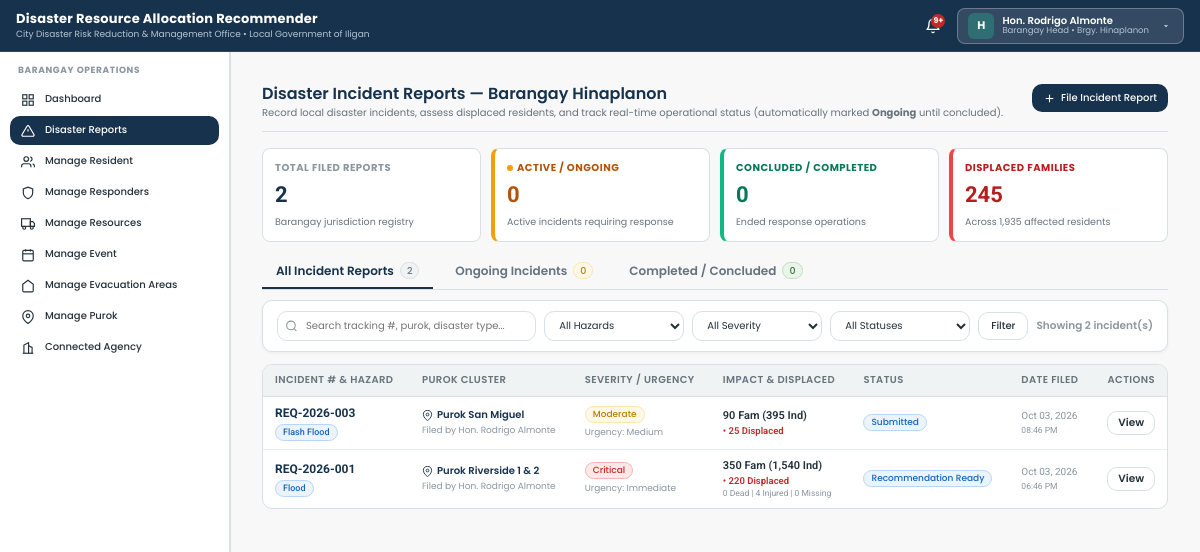
Screenshot of /views/barangay/disaster-reports.php (signed in) with the database file from the repository.
### tables this page shows
CREATE TABLE `barangays` (
  `id` int(11) NOT NULL AUTO_INCREMENT,
  `name` varchar(100) NOT NULL,
  `city` varchar(100) DEFAULT 'Iligan City',
  `status` enum('active','archived') NOT NULL DEFAULT 'active',
  `contact_person` varchar(100) DEFAULT NULL,
  `contact_number` varchar(30) DEFAULT NULL,
  `population` int(11) DEFAULT NULL,
  `total_households` int(11) DEFAULT NULL,
  `risk_level` enum('Low','Moderate','High','Critical') DEFAULT NULL,
  `area_radius` int(11) DEFAULT NULL COMMENT 'Geographic coverage and hazard radius of the area in meters',
  `coordinates_lat` decimal(10,6) NOT NULL,
  `coordinates_lng` decimal(10,6) NOT NULL,
  `created_at` datetime DEFAULT current_timestamp(),
  PRIMARY KEY (`id`),
  UNIQUE KEY `name` (`name`)
);

CREATE TABLE `disaster_requests` (
  `id` int(11) NOT NULL AUTO_INCREMENT,
  `tracking_code` varchar(50) NOT NULL,
  `barangay_id` int(11) NOT NULL,
  `purok_name` varchar(100) NOT NULL,
  `disaster_type` enum('Flood','Typhoon','Landslide','Earthquake','Fire','Storm Surge','Flash Flood') NOT NULL,
  `severity` enum('Low','Moderate','High','Critical') NOT NULL,
  `urgency` enum('Immediate','High','Medium','Low') NOT NULL,
  `affected_families` int(11) NOT NULL DEFAULT 0,
  `affected_individuals` int(11) NOT NULL DEFAULT 0,
  `displaced_families` int(11) NOT NULL DEFAULT 0,
  `casualties_count` int(11) NOT NULL DEFAULT 0,
  `injuries_count` int(11) NOT NULL DEFAULT 0,
  `missing_count` int(11) NOT NULL DEFAULT 0,
  `requested_assistance` text NOT NULL,
  `situation_overview` text DEFAULT NULL,
  `resolution_notes` text DEFAULT NULL,
  `status` enum('Submitted','Ongoing','Under Review','Recommendation Ready','Approved','Allocated','Dispatched','Completed','Rejected') NOT NULL DEFAULT 'Ongoing',
  `submitted_by` int(11) NOT NULL,
  `created_at` datetime DEFAULT current_timestamp(),
  `updated_at` datetime DEFAULT current_timestamp() ON UPDATE current_timestamp(),
  `completed_at` datetime DEFAULT NULL,
  PRIMARY KEY (`id`),
  UNIQUE KEY `tracking_code` (`tracking_code`),
  KEY `barangay_id` (`barangay_id`),
  KEY `submitted_by` (`submitted_by`),
  CONSTRAINT `disaster_requests_ibfk_1` FOREIGN KEY (`barangay_id`) REFERENCES `barangays` (`id`) ON DELETE CASCADE,
  CONSTRAINT `disaster_requests_ibfk_2` FOREIGN KEY (`submitted_by`) REFERENCES `users` (`id`) ON DELETE CASCADE
);

CREATE TABLE `users` (
  `id` int(11) NOT NULL AUTO_INCREMENT,
  `username` varchar(50) NOT NULL,
  `password` varchar(255) NOT NULL,
  `first_name` varchar(50) DEFAULT NULL,
  `last_name` varchar(50) DEFAULT NULL,
  `full_name` varchar(100) NOT NULL,
  `email` varchar(100) NOT NULL,
  `phone` varchar(20) NOT NULL,
  `gender` enum('Male','Female','Other') DEFAULT 'Male',
  `age` int(11) DEFAULT NULL,
  `image` varchar(255) DEFAULT NULL,
  `role` enum('icdrrmo','barangay_head','responder','resident') NOT NULL,
  `availability` enum('Available','On Duty','Responding','Standby','Off Duty') NOT NULL DEFAULT 'Available',
  `barangay_id` int(11) DEFAULT NULL,
  `purok` varchar(100) DEFAULT NULL,
  `status` enum('active','inactive','pending','archived') DEFAULT 'active',
  `created_at` datetime DEFAULT current_timestamp(),
  `last_login` datetime DEFAULT NULL,
  PRIMARY KEY (`id`),
  UNIQUE KEY `username` (`username`),
  UNIQUE KEY `email` (`email`),
  KEY `barangay_id` (`barangay_id`),
  CONSTRAINT `users_ibfk_1` FOREIGN KEY (`barangay_id`) REFERENCES `barangays` (`id`) ON DELETE SET NULL
);

### views/barangay/disaster-reports.php (the view, shortened to what the rows shown need)
<?php
require_once __DIR__ . '/../../backend/services/Auth.php';
require_once __DIR__ . '/../../backend/services/Helpers.php';
$user = getCurrentUser();
$barangayId = (int)$user['barangay_id'];
$db = getDBConnection();
$bStmt = $db->prepare("SELECT * FROM barangays WHERE id = ?");
$bStmt->execute([$barangayId]);
$barangay = $bStmt->fetch(PDO::FETCH_ASSOC);
$sql = "
    SELECT dr.*, b.name AS barangay_name, u.full_name AS submitted_by_name,
           r.id AS recommendation_id, r.status AS recommendation_status, r.confidence_score
    FROM disaster_requests dr
    JOIN barangays b ON dr.barangay_id = b.id
    LEFT JOIN users u ON dr.submitted_by = u.id
    LEFT JOIN recommendations r ON dr.id = r.disaster_request_id
    WHERE dr.barangay_id = ?
";
$params = [$barangayId];
$sql .= " ORDER BY FIELD(dr.status, 'Ongoing', 'Submitted', 'Recommendation Ready', 'Approved', 'Allocated', 'Dispatched', 'Completed', 'Rejected'), dr.created_at DESC";
$stmt = $db->prepare($sql);
$stmt->execute($params);
$requests = $stmt->fetchAll(PDO::FETCH_ASSOC);
require_once __DIR__ . '/../layouts/header.php';
?>
<main class="main-content">
  <div class="page-header">
    <div class="page-header-title-wrap">
      <h1>Disaster Incident Reports — Barangay <?= clean($barangay['name']) ?></h1>
      <p class="page-header-desc">
        Record local disaster incidents, assess displaced residents, and track real-time operational status (automatically marked <strong>Ongoing</strong> until concluded).
      </p>
    </div>
  </div>
  <div class="table-responsive">
    <table class="data-table">
      <thead>
        <tr>
          <th>Incident # & Hazard</th>
          <th>Purok Cluster</th>
          <th>Severity / Urgency</th>
          <th>Impact & Displaced</th>
          <th>Status</th>
          <th>Date Filed</th>
          <th style="text-align:right;">Actions</th>
        </tr>
      </thead>
      <tbody>
        <?php if (empty($requests)): ?>
          <tr>
            <td colspan="7" style="text-align:center;padding:36px;color:var(--color-text-muted);">
              <svg width="32" height="32" viewBox="0 0 24 24" fill="none" stroke="currentColor" stroke-width="1.5" style="margin:0 auto 8px;display:block;opacity:0.6;"><path d="M10.29 3.86L1.82 18a2 2 0 0 0 1.71 3h16.94a2 2 0 0 0 1.71-3L13.71 3.86a2 2 0 0 0-3.42 0z"></path></svg>
              No disaster reports found for the selected criteria in Barangay <?= clean($barangay['name']) ?>.
            </td>
          </tr>
        <?php else: ?>
          <?php foreach ($requests as $r): ?>
            <tr>
              <td style="font-family:var(--font-secondary);">
                <div style="font-weight:700;color:var(--color-primary);font-size:12px;">
                  <?= clean($r['tracking_code']) ?>
                </div>
                <div style="display:inline-flex;align-items:center;gap:4px;margin-top:2px;">
                  <span class="badge badge-info" style="font-size:9px;"><?= clean($r['disaster_type']) ?></span>
                </div>
              </td>
              <td>
                <div style="font-weight:600;color:var(--color-primary);display:flex;align-items:center;gap:4px;">
                  <svg width="11" height="11" viewBox="0 0 24 24" fill="none" stroke="currentColor" stroke-width="2"><path d="M21 10c0 7-9 13-9 13s-9-6-9-13a9 9 0 0 1 18 0z"></path><circle cx="12" cy="10" r="3"></circle></svg>
                  <?= clean($r['purok_name']) ?>
                </div>
                <div style="font-size:9px;color:var(--color-text-muted);margin-top:1px;">
                  Filed by <?= clean($r['submitted_by_name'] ?? 'Barangay Head') ?>
                </div>
              </td>
              <td>
                <div style="display:flex;flex-direction:column;gap:3px;align-items:flex-start;">
                  <?= renderStatusBadge($r['severity']) ?>
                  <span style="font-size:9px;color:var(--color-text-muted);">Urgency: <?= clean($r['urgency']) ?></span>
                </div>
              </td>
              <td style="font-family:var(--font-secondary);font-size:11px;">
                <div style="font-weight:600;color:var(--color-text);">
                  <?= number_format($r['affected_families']) ?> Fam (<?= number_format($r['affected_individuals']) ?> Ind)
                </div>
                <?php if ((int)$r['displaced_families'] > 0): ?>
                  <div style="font-size:9.5px;color:var(--color-danger);font-weight:600;">
                    • <?= number_format($r['displaced_families']) ?> Displaced
                  </div>
                <?php endif; ?>
                <?php if ((int)$r['casualties_count'] > 0 || (int)$r['injuries_count'] > 0 || (int)$r['missing_count'] > 0): ?>
                  <div style="font-size:8.5px;color:var(--color-text-muted);">
                    <?= (int)$r['casualties_count'] ?> Dead | <?= (int)$r['injuries_count'] ?> Injured | <?= (int)$r['missing_count'] ?> Missing
                  </div>
                <?php endif; ?>
              </td>
              <td>
                <?php if ($r['status'] === 'Ongoing'): ?>
                  <span class="badge-ongoing-pulse">Ongoing</span>
                <?php else: ?>
                  <?= renderStatusBadge($r['status']) ?>
                <?php endif; ?>
              </td>
              <td style="font-size:10px;color:var(--color-text-muted);font-family:var(--font-secondary);white-space:nowrap;">
                <?= formatDate($r['created_at'], 'M d, Y') ?>
                <div style="font-size:8.5px;color:var(--color-text-muted);"><?= formatDate($r['created_at'], 'h:i A') ?></div>
              </td>
              <td style="text-align:right;">
                <div style="display:inline-flex;gap:4px;align-items:center;">
                  <button type="button" class="btn btn-outline btn-sm" style="padding:3px 10px;font-size:10.5px;font-weight:600;" onclick="viewReportDetails(<?= htmlspecialchars(json_encode($r), ENT_QUOTES, 'UTF-8') ?>)">
                    View
                  </button>
                </div>
              </td>
            </tr>
          <?php endforeach; ?>
        <?php endif; ?>
      </tbody>
    </table>
  </div>
</main>
<?php require_once __DIR__ . '/../layouts/footer.php'; ?>

### views/layouts/header.php (shortened to what the rows shown need)
<?php
require_once __DIR__ . '/../../backend/services/Auth.php';
require_once __DIR__ . '/../../backend/services/Helpers.php';
$currentUser = getCurrentUser();
?>
<!DOCTYPE html>
<html lang="en">
<head>
  <link rel="stylesheet" href="<?= BASE_URL ?>/frontend/css/app.css?v=<?= filemtime(__DIR__ . '/../../frontend/css/app.css') ?>">
</head>
<body>
<div class="app-shell">
  <header class="topbar">
    <div class="topbar-right">
      <div class="user-profile-dropdown-wrap" id="userProfileWrap" style="position:relative;display:inline-block;">
        <button type="button"
                class="user-profile-btn"
                id="userProfileDropdownBtn"
                onclick="toggleUserDropdown(event)"
                aria-haspopup="true"
                aria-expanded="false"
                style="display:flex;align-items:center;gap:8px;background:rgba(255,255,255,0.12);border:1px solid rgba(255,255,255,0.28);border-radius:8px;padding:4px 10px;color:#FFFFFF;cursor:pointer;font-family:inherit;transition:all 0.15s ease;"
                title="Account & Profile Settings">
          <div class="user-avatar-sm" style="width:26px;height:26px;border-radius:6px;background:var(--color-secondary,#2F6F73);color:#FFF;display:flex;align-items:center;justify-content:center;font-size:11px;font-weight:700;overflow:hidden;flex-shrink:0;">
            <?php if (!empty($currentUser['image'])): ?>
              <img src="<?= BASE_URL ?>/<?= clean($currentUser['image']) ?>" alt="" style="width:100%;height:100%;object-fit:cover;">
            <?php else: ?>
              <?= strtoupper(substr($currentUser['full_name'] ?? 'U', 0, 1)) ?>
            <?php endif; ?>
          </div>
          <div style="display:flex;flex-direction:column;text-align:left;line-height:1.15;">
            <span style="font-size:10px;font-weight:600;color:#FFFFFF;white-space:nowrap;"><?= clean($currentUser['full_name']) ?></span>
            <span style="font-size:8.5px;color:#B5C6D4;white-space:nowrap;"><?= clean(formatRoleName($currentUser['role'])) ?><?= !empty($currentUser['barangay_id']) ? ' • Brgy. ' . clean($currentUser['barangay_name'] ?? 'Assigned') : '' ?></span>
          </div>
          <div style="display:flex;align-items:center;justify-content:center;width:14px;height:14px;margin-left:2px;">
            <svg width="10" height="10" viewBox="0 0 24 24" fill="currentColor" style="color:rgba(255,255,255,0.8);transition:transform 0.2s ease;" id="userProfileCaret">
              <path d="M7 10l5 5 5-5z"/>
            </svg>
          </div>
        </button>
      </div>
    </div>
  </header>
  <div class="app-container">
    <main class="main-content" id="mainContent">

### backend/services/Helpers.php (shortened to what the rows shown need)
<?php
function formatDate($datetime, $format = 'M d, Y h:i A') {
    try {
        $dt = new DateTime($datetime);
        return $dt->format($format);
    } catch (Exception $e) {
        return $datetime;
    }
}
function clean($str) {
    return htmlspecialchars(trim((string)$str), ENT_QUOTES, 'UTF-8');
}
function renderStatusBadge($status) {
    $statusMap = [
        'active' => ['class' => 'badge-success', 'label' => 'Active'],
        'inactive' => ['class' => 'badge-danger', 'label' => 'Deactivated'],
        'deactivated' => ['class' => 'badge-danger', 'label' => 'Deactivated'],
        'pending' => ['class' => 'badge-warning', 'label' => 'Pending'],
        'archived' => ['class' => 'badge-neutral', 'label' => 'Archived'],
        'Submitted' => ['class' => 'badge-info', 'label' => 'Submitted'],
        'Under Review' => ['class' => 'badge-warning', 'label' => 'Under Review'],
        'Recommendation Ready' => ['class' => 'badge-info', 'label' => 'Recommendation Ready'],
        'Approved' => ['class' => 'badge-success', 'label' => 'Approved'],
        'Allocated' => ['class' => 'badge-success', 'label' => 'Allocated'],
        'Dispatched' => ['class' => 'badge-info', 'label' => 'Dispatched'],
        'Completed' => ['class' => 'badge-success', 'label' => 'Completed'],
        'Rejected' => ['class' => 'badge-danger', 'label' => 'Rejected'],
        'Pending Review' => ['class' => 'badge-warning', 'label' => 'Pending Review'],
        'Modified' => ['class' => 'badge-info', 'label' => 'Modified & Approved'],
        'Open / Active' => ['class' => 'badge-danger', 'label' => 'Open / Active'],
        'Standby' => ['class' => 'badge-neutral', 'label' => 'Standby'],
        'At Capacity' => ['class' => 'badge-danger', 'label' => 'At Capacity'],
        'Closed' => ['class' => 'badge-neutral', 'label' => 'Closed'],
        'Scheduled' => ['class' => 'badge-info', 'label' => 'Scheduled'],
        'Ongoing' => ['class' => 'badge-warning', 'label' => 'Ongoing'],
        'Cancelled' => ['class' => 'badge-danger', 'label' => 'Cancelled'],
        'Available' => ['class' => 'badge-success', 'label' => 'Available'],
        'Responding' => ['class' => 'badge-warning', 'label' => 'Responding'],
        'On Site' => ['class' => 'badge-danger', 'label' => 'On Site'],
        'Low' => ['class' => 'badge-neutral', 'label' => 'Low'],
        'Moderate' => ['class' => 'badge-warning', 'label' => 'Moderate'],
        'High' => ['class' => 'badge-warning', 'label' => 'High'],
        'Critical' => ['class' => 'badge-danger', 'label' => 'Critical'],
        'Immediate' => ['class' => 'badge-danger', 'label' => 'Immediate']
    ];
    $badge = $statusMap[$status] ?? ['class' => 'badge-neutral', 'label' => clean($status)];
    return '<span class="badge ' . $badge['class'] . '">' . $badge['label'] . '</span>';
}
function formatRoleName($role) {
    switch ($role) {
        case 'barangay_head':
            return 'Barangay Head';
    }
}

### rows the page displays
barangays: contact_person "H", contact_person "Hon. Rodrigo Almonte", name "Hinaplanon"
disaster_requests: tracking_code "REQ-2026-003", disaster_type "Flash Flood", purok_name "Purok San Miguel", submitted_by.full_name "Hon. Rodrigo Almonte", severity "Moderate Submitted", urgency "Medium", affected_families "90", affected_individuals "395", displaced_families "25", created_at "Oct 03, 2026", created_at "08:46 PM"
disaster_requests: tracking_code "REQ-2026-001", disaster_type "Flood", purok_name "Purok Riverside 1 & 2", submitted_by.full_name "Hon. Rodrigo Almonte", severity "Critical Recommendation Ready", urgency "Immediate", affected_families "350", affected_individuals "1,540", displaced_families "220", casualties_count "0", injuries_count "4", missing_count "0", created_at "Oct 03, 2026", created_at "06:46 PM"

### other values shown
formatRoleName($currentUser['role']) "Barangay Head"
$countAll "2"
$countOngoing "0"
$countCompleted "0"
$stats['total_displaced_families'] "245"
$stats['total_affected_individuals'] "1,935"
count($requests) "2"
